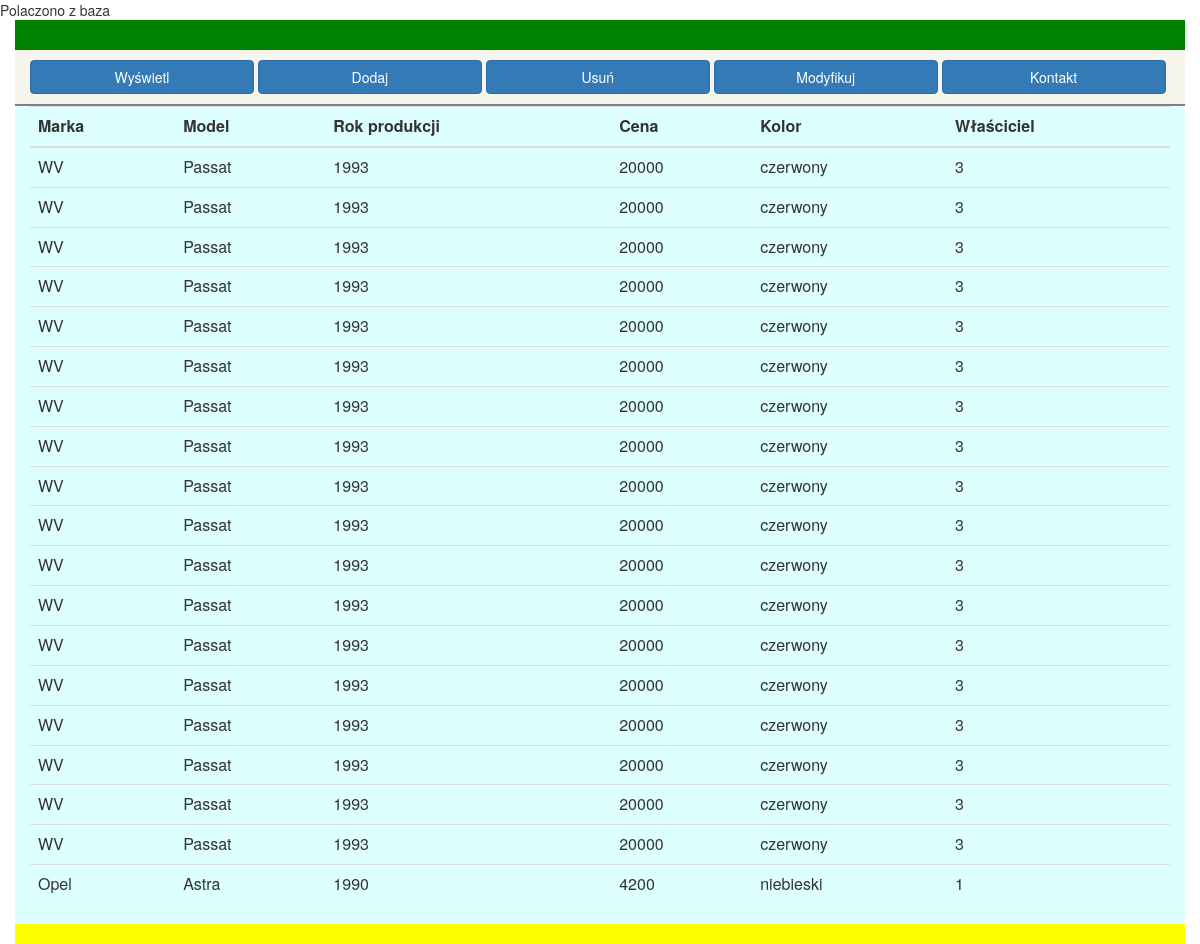
The page / on the database its author committed.
### tables this page shows
CREATE TABLE `komis` (
  `id_pojazdu` int(6) NOT NULL,
  `marka` varchar(25) NOT NULL,
  `model` varchar(25) NOT NULL,
  `rok_produkcji` int(4) NOT NULL,
  `cena` float NOT NULL,
  `kolor` varchar(20) NOT NULL,
  `nr_wlasciciela` int(2) NOT NULL
);

### funkcje.php (the view, shortened to what this page needs)
<?php
    require "connection.php";
    function wyswietl() {
        global $connection;
        $connection -> select_db('pojazdy');
        $query = "select * from komis";
        $result = mysqli_query($connection, $query);
        $liczba_wierszy = mysqli_num_rows($result);
        echo "<div id = 'wyswietl'>";
        if ($liczba_wierszy == 0) {
            echo "<h3>W bazie nie ma jeszcze żadnych samochodów</h3>";
        } else {
            echo "<table class='table table-hover'><tbody>";
            echo "<thead><tr>";
            echo "<th>Marka</th><th>Model</th><th>Rok produkcji</th><th>Cena</th><th>Kolor</th><th>Właściciel</th>";
            echo "</tr></thead>";
            echo "<tbody>";
            while($row = $result -> fetch_object()) {
                echo "<tr><td>";
                print_r($row->marka);
                echo "</td><td>";
                print_r($row->model);
                echo "</td><td>";
                print_r($row->rok_produkcji);
                echo "</td><td>";
                print_r($row->cena);
                echo "</td><td>";
                print_r($row->kolor);
                echo "</td><td>";
                print_r($row->nr_wlasciciela);
                echo "</tr>";
            }
            echo "</tbody></table>";
        }
        echo "</div>";
    }
    function usun() {
        global $connection;
        $connection -> select_db('pojazdy');
        $query = "select * from komis";
        $result = mysqli_query($connection, $query);
        $liczba_wierszy = mysqli_num_rows($result);
        if ($liczba_wierszy == 0) {
            echo "<h3>W bazie nie ma jeszcze żadnych samochodów</h3>";
        } else {
            while($row = $result -> fetch_object()) {
                print_r($row->marka);
                print_r($row->model);
                print_r($row->rok_produkcji);
                print_r($row->cena);
                print_r($row->kolor);
                print_r($row->nr_wlasciciela);
                    ?>
                    <?php
            }
        }
    }
        ?>

### index.php (shortened to what this page needs)
<html>
    <head>
        <link rel="stylesheet" href="css/bootstrap.css">
        <link rel="stylesheet" href="css/style.css">
        <?php require "funkcje.php";?>
    </head>
    <body onload = "onload()">
        <div class = "container">
            <div class = "row">
                <div class = "col-md-12 baner">
                </div>
            </div>
            <div class = "row">
                <div class = "col-md-12 menu">
                    <button class = "btn btn-primary mybtn" id = "wyswietlbtn" onclick = "ontop('wyswietl')">Wyświetl</button>
                    <button class = "btn btn-primary mybtn" id = "dodajbtn" onclick = "ontop('dodaj')">Dodaj</button>
                    <button class = "btn btn-primary mybtn" id = "usunbtn" onclick = "ontop('usun')">Usuń</button>
                    <button class = "btn btn-primary mybtn" id = "modyfikujbtn" onclick = "ontop('modyfikuj')">Modyfikuj</button>
                    <button class = "btn btn-primary mybtn" id = "kontaktbtn" onclick = "ontop('kontakt')">Kontakt</button>
                </div>
            </div>
            <div class = "row">
                <div class = "col-md-12 tresc">
                <?php wyswietl(); usun(); dodaj(); modyfikuj(); ?>
                </div>
            </div>
            <div class = "row">
                <div class = "col-md-12 stopka">
                </div>
            </div>
        </div>
    </body>
</html>

### css/style.css (style rules this page uses)
.baner { height: 30px; background-color: green; }
.menu { min-height: 30px; background-color: #f7f6ec; border-bottom: 2px solid grey; }
.tresc { min-height: 350px; background-color: #ddffff; }
.stopka { height: 20px; background-color: yellow; }
.mybtn { margin-top: 10px; margin-bottom: 10px; width: 224px; }
#wyswietl { display: none; }

### rows shown on the page
komis: value "WV Passat 1993 20000 czerwony 3"
komis: value "WV Passat 1993 20000 czerwony 3"
komis: value "WV Passat 1993 20000 czerwony 3"
komis: value "WV Passat 1993 20000 czerwony 3"
komis: value "WV Passat 1993 20000 czerwony 3"
komis: value "WV Passat 1993 20000 czerwony 3"
komis: value "WV Passat 1993 20000 czerwony 3"
komis: value "WV Passat 1993 20000 czerwony 3"
komis: value "WV Passat 1993 20000 czerwony 3"
komis: value "WV Passat 1993 20000 czerwony 3"
komis: value "WV Passat 1993 20000 czerwony 3"
komis: value "WV Passat 1993 20000 czerwony 3"
komis: value "WV Passat 1993 20000 czerwony 3"
komis: value "WV Passat 1993 20000 czerwony 3"
komis: value "WV Passat 1993 20000 czerwony 3"
komis: value "WV Passat 1993 20000 czerwony 3"
komis: value "WV Passat 1993 20000 czerwony 3"
komis: value "WV Passat 1993 20000 czerwony 3"
komis: value "Opel Astra 1990 4200 niebieski 1"
